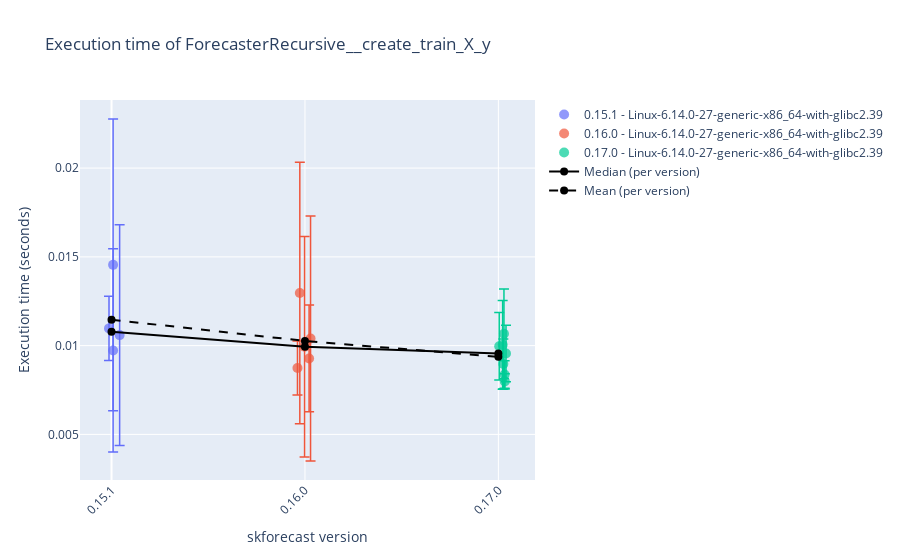
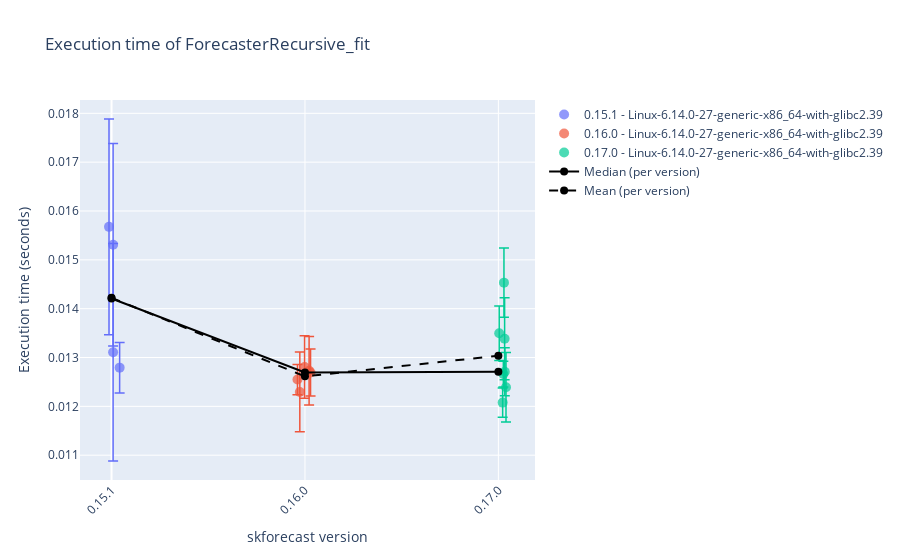
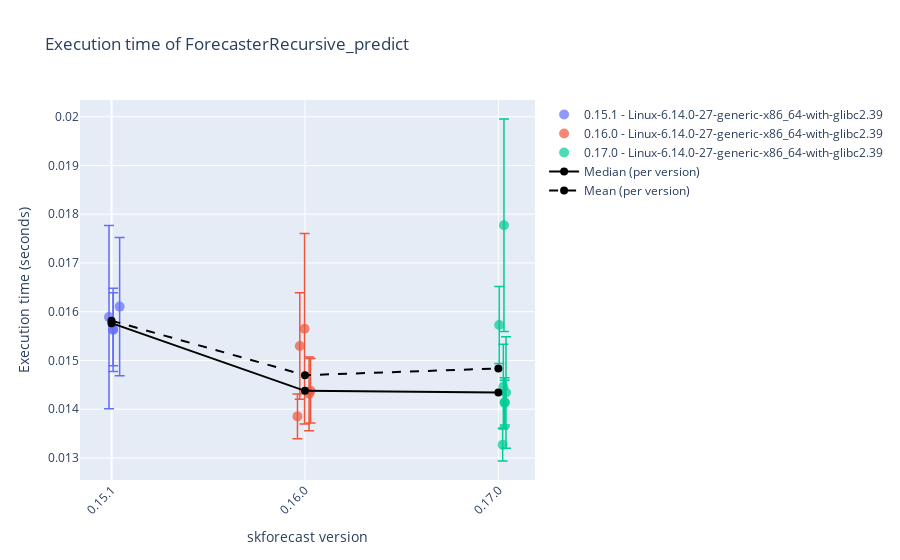
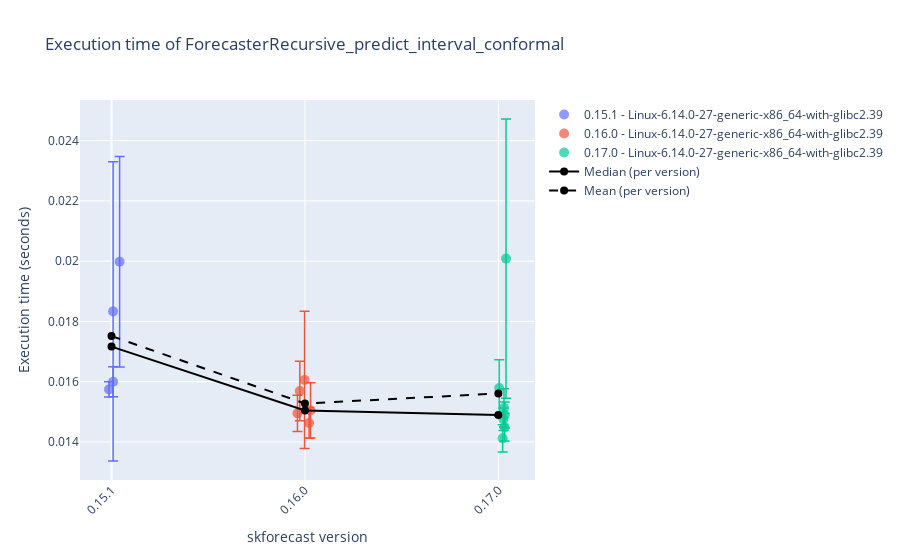

Notebook code for these charts, in order:
### Code cell
# Plot results
# ==============================================================================
display_df = False
selected_date = None
# 'Linux-6.11.0-24-generic-x86_64-with-glibc2.39'
# 'Windows-10-10.0.19045-SP0'
selected_platform = None
python_version = None

results_benchmark_all = joblib.load("./benchmark.joblib")
results_benchmark = results_benchmark_all.query("forecaster_name in ['ForecasterRecursive', 'ForecasterAutoreg']")
results_benchmark = results_benchmark.query("regressor_name == 'DummyRegressor'")
for function_name in results_benchmark['function_name'].unique():
    df = results_benchmark.query(f"function_name == '{function_name}'")
    if selected_date:
        df = df[df['datetime'].dt.date == pd.to_datetime(selected_date).date()]
    if selected_platform:
        df = df[df['platform'] == selected_platform]
    if python_version:
        df = df[df['python_version'] == python_version]
    if df.empty:
        print(f"No results found for function '{function_name}' with the selected filters.")
    if display_df:
        display(df.tail(3))
    plot_benchmark_results(df.copy(), function_name, add_median=True, add_mean=True)
